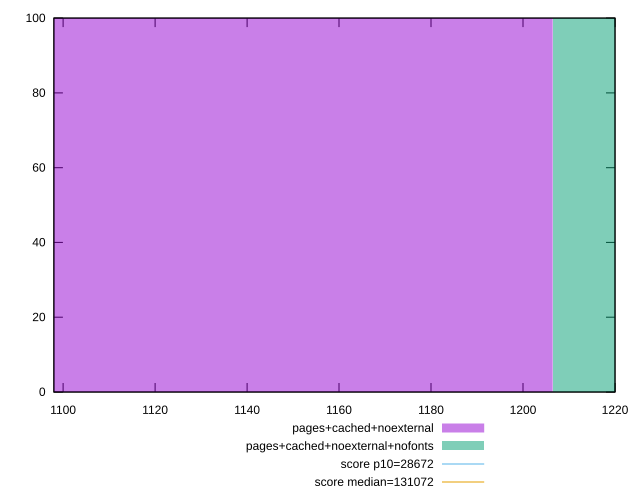

Here is the gnuplot script that generated this plot:
reset

$pagesCachedNoexternal <<EOF
1135.4593647314634 100
EOF

$pagesCachedNoexternalNofonts <<EOF
1277.3917853228963 100
EOF

set key outside below
set boxwidth 141.93242059143293
set xrange [1098:1220]
set yrange [0:100]
set trange [0:100]
set style fill transparent solid 0.5 noborder

set parametric
set terminal svg size 640, 500 enhanced background rgb 'white'
set output "report_00007_2020-12-11T15:55:29.892Z/uses-long-cache-ttl/comparison/histogram/5_vs_6.svg"

plot $pagesCachedNoexternal title "pages+cached+noexternal" with boxes, \
     $pagesCachedNoexternalNofonts title "pages+cached+noexternal+nofonts" with boxes, \
     28672,t title "score p10=28672", \
     131072,t title "score median=131072"

reset
